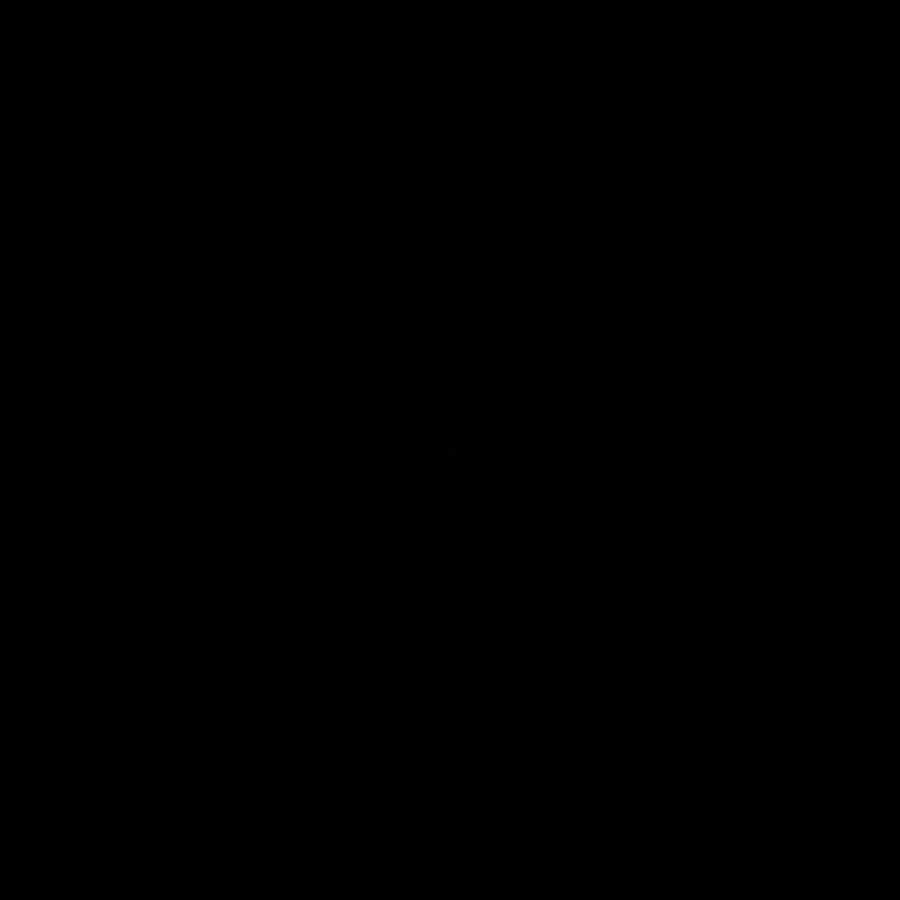
Frame 1 (no input)
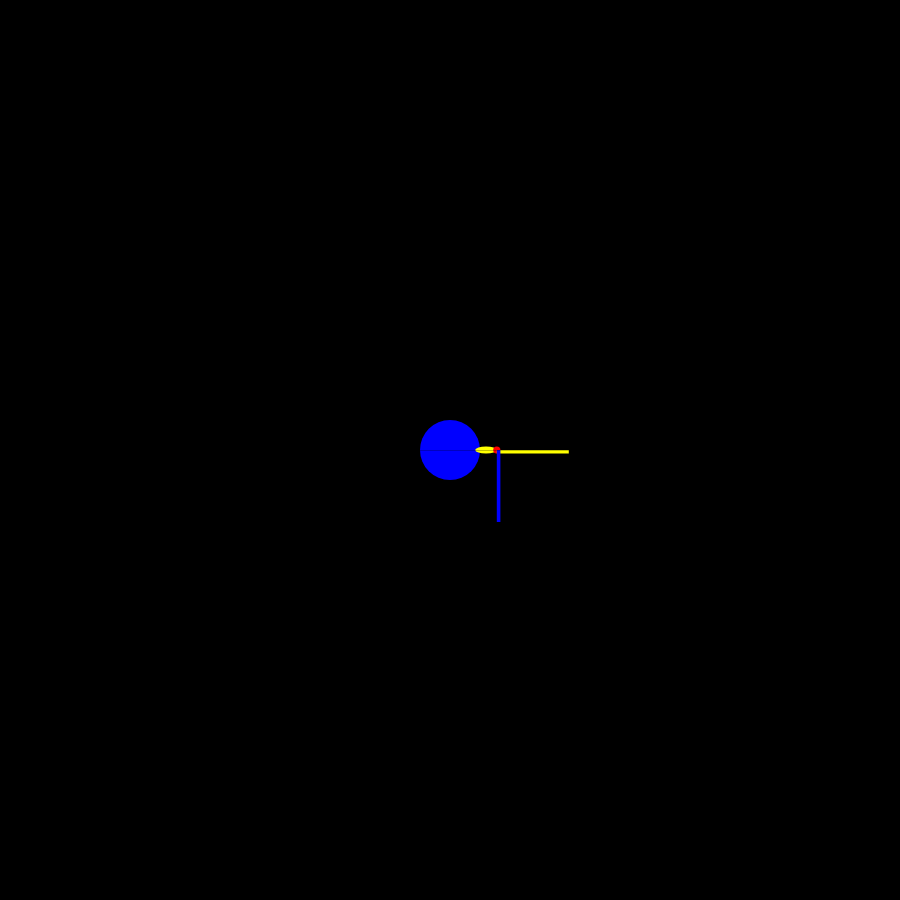
Frame 60 (no input)
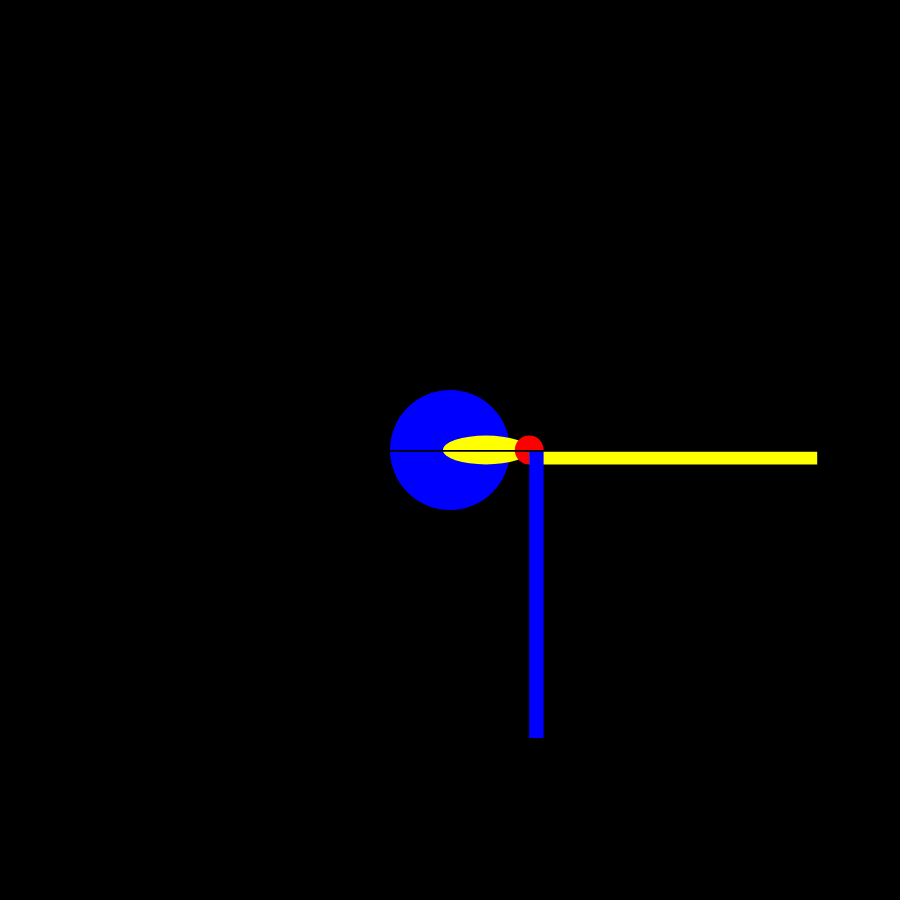
Frame 120 (the mouse pressed at the canvas centre since frame 60)

The p5.js sketch that drew these frames (run headless with seeded random() and noise() and a simulated clock; from frame 60 on, the mouse is pressed at the canvas centre):

// p5.js sketch
// ── sketch.js
var a = 0.0;
var s = 0.0;

 function setup(){
 	createCanvas(900, 900);
 	noStroke();

 }


 function draw() {
 	background(0);

 	a = a + 0.01;
 	s = s + 0.01;



 	// blue circle
 	translate(width/2, height/2);
 	scale(a);
 	fill(0,0,255);
 	ellipse(0,0,100,100);

 	//yellow circle
 	translate(90,0,50,0);
 	fill(255,255,0);
 	scale(a);
 	ellipse(-50,0,60,20);

 		//red circle
 	fill(255,0,0);
 	ellipse(-20,0,20,20);

 	//blue rect
 	fill(255,255,0);
 	rect(-20,0,200,10);

 	 	//blue down rect
 	fill(0,0,255);
 	rect(-20,0,10,200);


 	// black rectangle
 	translate(-300,0,0,0);
 	fill(0);
 	scale(a);
 	rect(0,0,1000,1);










 }  		


//setTimeout(gosomewherelellse)
//the a function gosomewhereelse(){
//	window.location = "gohere.com"
//}
//instal the p5 dom
// ── sketch.html
<!DOCTYPE html> 
<html>

	 <script src="p5.min.js"></script>
	  
    <script src="sketch.js"></script>



	 
</head>
<body>
</body>
</html>
